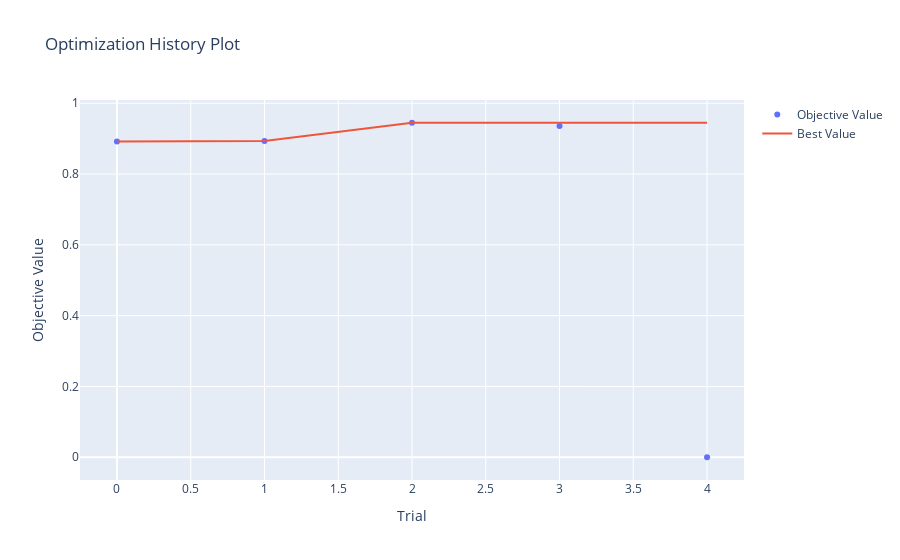

The notebook cell saved with this chart:
### Code cell
# Best hyperparameters
print("\n" + "="*60)
print("BEST HYPERPARAMETERS")
print("="*60)
print(f"Best validation accuracy: {study.best_value:.4f}")
print(f"Best hyperparameters:")
for key, value in study.best_params.items():
    print(f"  {key}: {value}")

# Visualize results
optuna.visualization.plot_optimization_history(study).show()
# optuna.visualization.plot_param_importances(study).show()

### Figure 1 — Plotly figure (JSON) as saved in the notebook; plotly's stock layout.template omitted (floating-point values rounded to 4 significant figures)
{"data": [{"mode": "markers", "name": "Objective Value", "type": "scatter", "x": [0, 1, 2, 3, 4], "y": [0.8919, 0.8935, 0.945, 0.936, 0]}, {"mode": "lines", "name": "Best Value", "type": "scatter", "x": [0, 1, 2, 3, 4], "y": [0.8919, 0.8935, 0.945, 0.945, 0.945]}, {"marker": {"color": "#cccccc"}, "mode": "markers", "name": "Infeasible Trial", "showlegend": false, "type": "scatter", "x": [], "y": []}], "layout": {"title": {"text": "Optimization History Plot"}, "xaxis": {"title": {"text": "Trial"}}, "yaxis": {"title": {"text": "Objective Value"}}}}
